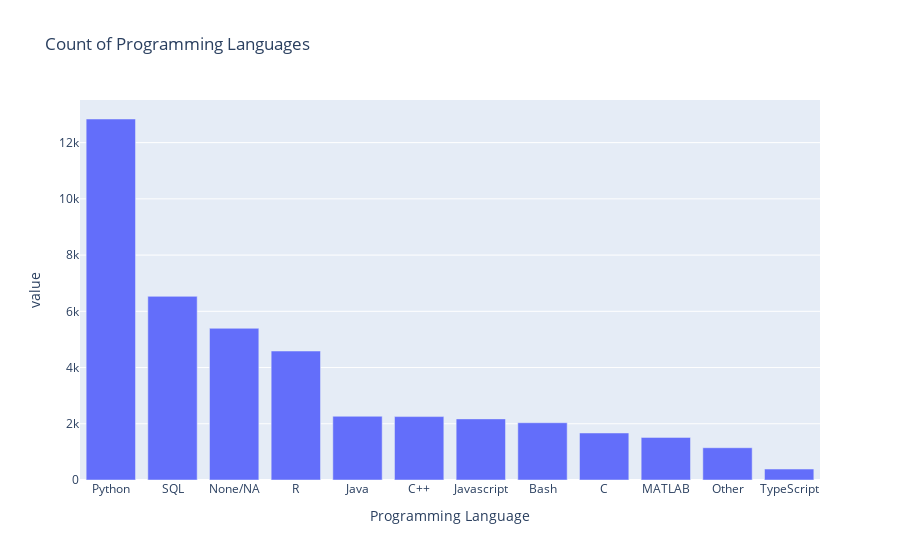

Notebook code for this chart:
### Code cell
fig = px.bar(language_dummies.sum(), labels={"index": "Programming Language"}, title="Count of Programming Languages")
fig.update_layout(showlegend=False, xaxis={'categoryorder':'total descending'})
fig.show()

### Figure 1 — Plotly figure (JSON) as saved in the notebook; plotly's stock layout.template omitted (floating-point values rounded to 4 significant figures)
{"data": [{"alignmentgroup": "True", "hovertemplate": "variable=0<br>Programming Language=%{x}<br>value=%{y}<extra></extra>", "legendgroup": "0", "marker": {"color": "#636efa", "pattern": {"shape": ""}}, "name": "0", "offsetgroup": "0", "orientation": "v", "showlegend": true, "textposition": "auto", "type": "bar", "x": ["Bash", "C", "C++", "Java", "Javascript", "MATLAB", "None/NA", "Other", "Python", "R", "SQL", "TypeScript"], "xaxis": "x", "y": [2037, 1672, 2256, 2267, 2174, 1516, 5396, 1148, 12841, 4588, 6532, 389], "yaxis": "y"}], "layout": {"barmode": "relative", "legend": {"title": {"text": "variable"}, "tracegroupgap": 0}, "showlegend": false, "title": {"text": "Count of Programming Languages"}, "xaxis": {"anchor": "y", "categoryorder": "total descending", "domain": [0, 1], "title": {"text": "Programming Language"}}, "yaxis": {"anchor": "x", "domain": [0, 1], "title": {"text": "value"}}}}
